Frame 1 (no input): blank canvas, image omitted
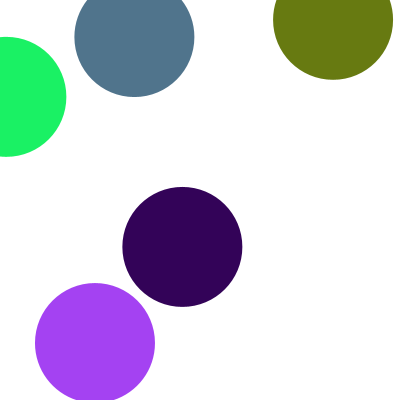
Frame 60 (the mouse pressed at the canvas centre just before this capture)
Frame 120 (the mouse held since frame 60 and released just before this capture): identical to frame 60, image omitted

The Processing sketch that drew this single still picture (run headless with seeded random() and noise(); from frame 60 on, the mouse is pressed at the canvas centre):

// Processing sketch: processing_170374
// ── processing_170374.pde

Ball[] aBall = new Ball[5];
boolean globalGrow = true;
int totalBalls = 0;


void setup() {
  size(400, 400);
  smooth();

  // Initialize balls
  for (int i = 0; i < aBall.length; i ++ ) { // Initialize each Car using a for loop.
    aBall[i] = new Ball();
  }
}

void draw() {
  background(255);

  if (globalGrow == true) {
    for (int i = 0; i <aBall.length; i++) {
      aBall[i].sizeIt();
    }
  }

  for (int i = 0; i < aBall.length; i++)
  {
    for (int j = i+1; j < aBall.length; j++)
    {
      if (aBall[i].intersect(aBall[j]))
      {
        color c = color(random(255), random(255), random(255));
        aBall[i].resetMe(c);
        aBall[j].resetMe(c);
      }
    }
  }

  for (int i = 0; i < aBall.length; i++)
  {
    aBall[i].display();
  }
}
void mousePressed() {
  if (globalGrow == true) {
    globalGrow = false;
  } else {
    globalGrow = true;
  }
}

class Ball {
float r; // radius
float x,y;
color c;

Ball() {
resetMe(color(random(255),random(255),random(255)));
}

void sizeIt() {
r+=1;
}
void resetMe(color tempC){
r = 0;
x = random(width);
y = random(height);
c = tempC;
}

void display() {
noStroke();
fill(c);
ellipse(x,y,r*2,r*2);
}

boolean intersect(Ball b) {
// Objects can be passed into functions as arguments too! 
float distance = dist(x,y,b.x,b.y); // Calculate distance

// Compare distance to sum of radii
if (distance < r + b.r) {
return true;
} 
else {
return false;
}
}
}
